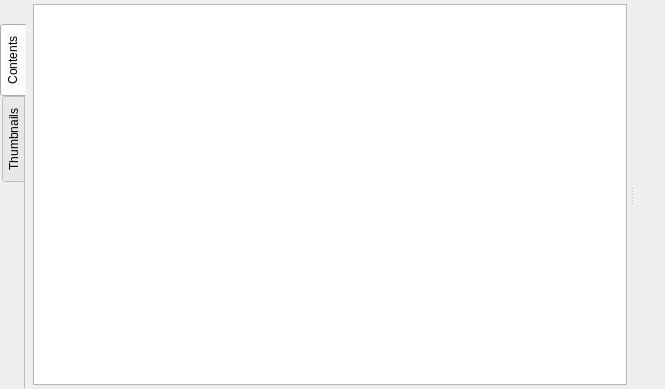
<?xml version="1.0" encoding="UTF-8"?>
<ui version="4.0">
 <class>WidgetPdf</class>
 <widget class="QWidget" name="WidgetPdf">
  <property name="geometry">
   <rect>
    <x>0</x>
    <y>0</y>
    <width>665</width>
    <height>389</height>
   </rect>
  </property>
  <property name="windowTitle">
   <string>Form</string>
  </property>
  <layout class="QHBoxLayout" name="horizontalLayout_2">
   <property name="spacing">
    <number>0</number>
   </property>
   <property name="leftMargin">
    <number>0</number>
   </property>
   <property name="topMargin">
    <number>1</number>
   </property>
   <property name="rightMargin">
    <number>0</number>
   </property>
   <property name="bottomMargin">
    <number>1</number>
   </property>
   <item>
    <layout class="QVBoxLayout" name="verticalLayout_3">
     <item>
      <widget class="QToolButton" name="toolButtonShowHide">
       <property name="sizePolicy">
        <sizepolicy hsizetype="Preferred" vsizetype="Fixed">
         <horstretch>0</horstretch>
         <verstretch>0</verstretch>
        </sizepolicy>
       </property>
       <property name="text">
        <string/>
       </property>
       <property name="checkable">
        <bool>false</bool>
       </property>
       <property name="autoRaise">
        <bool>true</bool>
       </property>
       <property name="arrowType">
        <enum>Qt::NoArrow</enum>
       </property>
      </widget>
     </item>
     <item>
      <widget class="QTabWidget" name="tabWidget">
       <property name="sizePolicy">
        <sizepolicy hsizetype="Fixed" vsizetype="Expanding">
         <horstretch>0</horstretch>
         <verstretch>0</verstretch>
        </sizepolicy>
       </property>
       <property name="tabPosition">
        <enum>QTabWidget::West</enum>
       </property>
       <property name="tabShape">
        <enum>QTabWidget::Rounded</enum>
       </property>
       <property name="currentIndex">
        <number>0</number>
       </property>
       <property name="documentMode">
        <bool>true</bool>
       </property>
       <widget class="QWidget" name="tab">
        <attribute name="icon">
         <iconset theme="view-list"/>
        </attribute>
        <attribute name="title">
         <string>Contents</string>
        </attribute>
       </widget>
       <widget class="QWidget" name="tab_2">
        <attribute name="icon">
         <iconset theme="view-list-icons"/>
        </attribute>
        <attribute name="title">
         <string>Thumbnails</string>
        </attribute>
        <layout class="QVBoxLayout" name="verticalLayout_5">
         <property name="leftMargin">
          <number>0</number>
         </property>
         <property name="topMargin">
          <number>0</number>
         </property>
         <property name="rightMargin">
          <number>0</number>
         </property>
         <property name="bottomMargin">
          <number>0</number>
         </property>
        </layout>
       </widget>
      </widget>
     </item>
    </layout>
   </item>
   <item>
    <widget class="QSplitter" name="splitter">
     <property name="orientation">
      <enum>Qt::Horizontal</enum>
     </property>
     <widget class="QWidget" name="widgetContents" native="true">
      <property name="maximumSize">
       <size>
        <width>600</width>
        <height>16777215</height>
       </size>
      </property>
      <layout class="QHBoxLayout" name="horizontalLayout">
       <property name="leftMargin">
        <number>0</number>
       </property>
       <property name="topMargin">
        <number>0</number>
       </property>
       <property name="rightMargin">
        <number>0</number>
       </property>
       <property name="bottomMargin">
        <number>0</number>
       </property>
       <item>
        <widget class="QStackedWidget" name="stackedWidget">
         <property name="currentIndex">
          <number>0</number>
         </property>
         <widget class="QWidget" name="pageTreePdf">
          <layout class="QVBoxLayout" name="verticalLayout_2">
           <property name="spacing">
            <number>3</number>
           </property>
           <property name="leftMargin">
            <number>3</number>
           </property>
           <property name="topMargin">
            <number>3</number>
           </property>
           <property name="rightMargin">
            <number>3</number>
           </property>
           <property name="bottomMargin">
            <number>3</number>
           </property>
           <item>
            <widget class="QTreeView" name="treeViewPdf">
             <property name="editTriggers">
              <set>QAbstractItemView::NoEditTriggers</set>
             </property>
            </widget>
           </item>
          </layout>
         </widget>
         <widget class="QWidget" name="pageListPdf">
          <layout class="QVBoxLayout" name="verticalLayout_4">
           <property name="spacing">
            <number>3</number>
           </property>
           <property name="leftMargin">
            <number>3</number>
           </property>
           <property name="topMargin">
            <number>3</number>
           </property>
           <property name="rightMargin">
            <number>3</number>
           </property>
           <property name="bottomMargin">
            <number>3</number>
           </property>
           <item>
            <widget class="QListView" name="listViewPdf">
             <property name="editTriggers">
              <set>QAbstractItemView::NoEditTriggers</set>
             </property>
             <property name="alternatingRowColors">
              <bool>true</bool>
             </property>
             <property name="selectionMode">
              <enum>QAbstractItemView::ExtendedSelection</enum>
             </property>
             <property name="selectionBehavior">
              <enum>QAbstractItemView::SelectRows</enum>
             </property>
             <property name="iconSize">
              <size>
               <width>150</width>
               <height>150</height>
              </size>
             </property>
             <property name="movement">
              <enum>QListView::Static</enum>
             </property>
             <property name="resizeMode">
              <enum>QListView::Adjust</enum>
             </property>
             <property name="spacing">
              <number>2</number>
             </property>
             <property name="viewMode">
              <enum>QListView::ListMode</enum>
             </property>
             <property name="uniformItemSizes">
              <bool>true</bool>
             </property>
             <property name="wordWrap">
              <bool>false</bool>
             </property>
            </widget>
           </item>
          </layout>
         </widget>
        </widget>
       </item>
      </layout>
     </widget>
     <widget class="QWidget" name="widgetDoc" native="true">
      <layout class="QVBoxLayout" name="vLayoutDoc">
       <property name="spacing">
        <number>0</number>
       </property>
       <property name="leftMargin">
        <number>3</number>
       </property>
       <property name="topMargin">
        <number>3</number>
       </property>
       <property name="rightMargin">
        <number>3</number>
       </property>
       <property name="bottomMargin">
        <number>3</number>
       </property>
      </layout>
     </widget>
    </widget>
   </item>
  </layout>
 </widget>
 <resources/>
 <connections/>
</ui>
